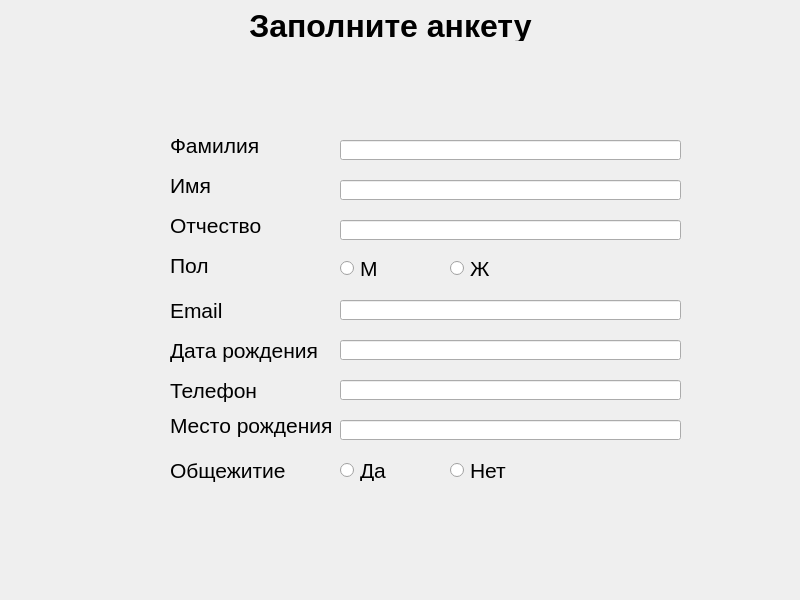
<?xml version="1.0" encoding="UTF-8"?>
<ui version="4.0">
 <class>Zap_Step1</class>
 <widget class="QMainWindow" name="Zap_Step1">
  <property name="geometry">
   <rect>
    <x>0</x>
    <y>0</y>
    <width>800</width>
    <height>600</height>
   </rect>
  </property>
  <property name="windowTitle">
   <string>MainWindow</string>
  </property>
  <widget class="QWidget" name="centralwidget">
   <widget class="QLabel" name="label_4">
    <property name="geometry">
     <rect>
      <x>170</x>
      <y>210</y>
      <width>101</width>
      <height>31</height>
     </rect>
    </property>
    <property name="font">
     <font>
      <pointsize>16</pointsize>
     </font>
    </property>
    <property name="text">
     <string>Отчество</string>
    </property>
   </widget>
   <widget class="QLineEdit" name="edit_mail">
    <property name="geometry">
     <rect>
      <x>340</x>
      <y>300</y>
      <width>341</width>
      <height>20</height>
     </rect>
    </property>
    <property name="inputMask">
     <string/>
    </property>
    <property name="maxLength">
     <number>32767</number>
    </property>
   </widget>
   <widget class="QLineEdit" name="edit_dad">
    <property name="geometry">
     <rect>
      <x>340</x>
      <y>220</y>
      <width>341</width>
      <height>20</height>
     </rect>
    </property>
   </widget>
   <widget class="QLabel" name="label_3">
    <property name="geometry">
     <rect>
      <x>170</x>
      <y>170</y>
      <width>101</width>
      <height>31</height>
     </rect>
    </property>
    <property name="font">
     <font>
      <pointsize>16</pointsize>
     </font>
    </property>
    <property name="text">
     <string>Имя</string>
    </property>
   </widget>
   <widget class="QLineEdit" name="edit_surname">
    <property name="geometry">
     <rect>
      <x>340</x>
      <y>140</y>
      <width>341</width>
      <height>20</height>
     </rect>
    </property>
   </widget>
   <widget class="QLabel" name="label_6">
    <property name="geometry">
     <rect>
      <x>170</x>
      <y>290</y>
      <width>101</width>
      <height>41</height>
     </rect>
    </property>
    <property name="font">
     <font>
      <pointsize>16</pointsize>
     </font>
    </property>
    <property name="text">
     <string>Email</string>
    </property>
   </widget>
   <widget class="QRadioButton" name="radioButton_female">
    <property name="geometry">
     <rect>
      <x>450</x>
      <y>260</y>
      <width>82</width>
      <height>17</height>
     </rect>
    </property>
    <property name="font">
     <font>
      <pointsize>16</pointsize>
     </font>
    </property>
    <property name="text">
     <string>Ж</string>
    </property>
   </widget>
   <widget class="QLabel" name="label_5">
    <property name="geometry">
     <rect>
      <x>170</x>
      <y>250</y>
      <width>101</width>
      <height>31</height>
     </rect>
    </property>
    <property name="font">
     <font>
      <pointsize>16</pointsize>
     </font>
    </property>
    <property name="text">
     <string>Пол</string>
    </property>
   </widget>
   <widget class="QLineEdit" name="edit_name">
    <property name="geometry">
     <rect>
      <x>340</x>
      <y>180</y>
      <width>341</width>
      <height>20</height>
     </rect>
    </property>
   </widget>
   <widget class="QLabel" name="label_2">
    <property name="geometry">
     <rect>
      <x>170</x>
      <y>130</y>
      <width>101</width>
      <height>31</height>
     </rect>
    </property>
    <property name="font">
     <font>
      <pointsize>16</pointsize>
     </font>
    </property>
    <property name="text">
     <string>Фамилия</string>
    </property>
   </widget>
   <widget class="QRadioButton" name="radioButton_no">
    <property name="geometry">
     <rect>
      <x>340</x>
      <y>260</y>
      <width>82</width>
      <height>17</height>
     </rect>
    </property>
    <property name="sizePolicy">
     <sizepolicy hsizetype="Minimum" vsizetype="Fixed">
      <horstretch>0</horstretch>
      <verstretch>0</verstretch>
     </sizepolicy>
    </property>
    <property name="font">
     <font>
      <pointsize>16</pointsize>
     </font>
    </property>
    <property name="text">
     <string>М</string>
    </property>
    <property name="iconSize">
     <size>
      <width>16</width>
      <height>16</height>
     </size>
    </property>
   </widget>
   <widget class="QLabel" name="label">
    <property name="geometry">
     <rect>
      <x>160</x>
      <y>10</y>
      <width>461</width>
      <height>31</height>
     </rect>
    </property>
    <property name="font">
     <font>
      <pointsize>24</pointsize>
      <weight>75</weight>
      <bold>true</bold>
     </font>
    </property>
    <property name="text">
     <string>Заполните анкету</string>
    </property>
    <property name="alignment">
     <set>Qt::AlignCenter</set>
    </property>
   </widget>
   <widget class="QLabel" name="label_7">
    <property name="geometry">
     <rect>
      <x>170</x>
      <y>330</y>
      <width>151</width>
      <height>41</height>
     </rect>
    </property>
    <property name="font">
     <font>
      <pointsize>16</pointsize>
     </font>
    </property>
    <property name="text">
     <string>Дата рождения</string>
    </property>
   </widget>
   <widget class="QLineEdit" name="edit_date">
    <property name="geometry">
     <rect>
      <x>340</x>
      <y>340</y>
      <width>341</width>
      <height>20</height>
     </rect>
    </property>
    <property name="inputMask">
     <string/>
    </property>
    <property name="maxLength">
     <number>32767</number>
    </property>
   </widget>
   <widget class="QLineEdit" name="edit_phone">
    <property name="geometry">
     <rect>
      <x>340</x>
      <y>380</y>
      <width>341</width>
      <height>20</height>
     </rect>
    </property>
    <property name="inputMask">
     <string/>
    </property>
    <property name="maxLength">
     <number>32767</number>
    </property>
   </widget>
   <widget class="QLabel" name="label_8">
    <property name="geometry">
     <rect>
      <x>170</x>
      <y>370</y>
      <width>151</width>
      <height>41</height>
     </rect>
    </property>
    <property name="font">
     <font>
      <pointsize>16</pointsize>
     </font>
    </property>
    <property name="text">
     <string>Телефон</string>
    </property>
   </widget>
   <widget class="QLabel" name="label_9">
    <property name="geometry">
     <rect>
      <x>170</x>
      <y>400</y>
      <width>161</width>
      <height>51</height>
     </rect>
    </property>
    <property name="font">
     <font>
      <pointsize>16</pointsize>
     </font>
    </property>
    <property name="text">
     <string>Место рождения</string>
    </property>
   </widget>
   <widget class="QLineEdit" name="edit_birth_place">
    <property name="geometry">
     <rect>
      <x>340</x>
      <y>420</y>
      <width>341</width>
      <height>20</height>
     </rect>
    </property>
    <property name="inputMask">
     <string/>
    </property>
    <property name="maxLength">
     <number>32767</number>
    </property>
   </widget>
   <widget class="QLabel" name="label_10">
    <property name="geometry">
     <rect>
      <x>170</x>
      <y>440</y>
      <width>161</width>
      <height>61</height>
     </rect>
    </property>
    <property name="font">
     <font>
      <pointsize>16</pointsize>
     </font>
    </property>
    <property name="text">
     <string>Общежитие</string>
    </property>
   </widget>
   <widget class="QRadioButton" name="radioButton_yes">
    <property name="geometry">
     <rect>
      <x>340</x>
      <y>460</y>
      <width>82</width>
      <height>21</height>
     </rect>
    </property>
    <property name="sizePolicy">
     <sizepolicy hsizetype="Minimum" vsizetype="Fixed">
      <horstretch>0</horstretch>
      <verstretch>0</verstretch>
     </sizepolicy>
    </property>
    <property name="font">
     <font>
      <pointsize>16</pointsize>
     </font>
    </property>
    <property name="text">
     <string>Да</string>
    </property>
    <property name="iconSize">
     <size>
      <width>16</width>
      <height>16</height>
     </size>
    </property>
   </widget>
   <widget class="QRadioButton" name="radioButton_female_2">
    <property name="geometry">
     <rect>
      <x>450</x>
      <y>460</y>
      <width>82</width>
      <height>21</height>
     </rect>
    </property>
    <property name="font">
     <font>
      <pointsize>16</pointsize>
     </font>
    </property>
    <property name="text">
     <string>Нет</string>
    </property>
   </widget>
  </widget>
 </widget>
 <resources/>
 <connections/>
</ui>
